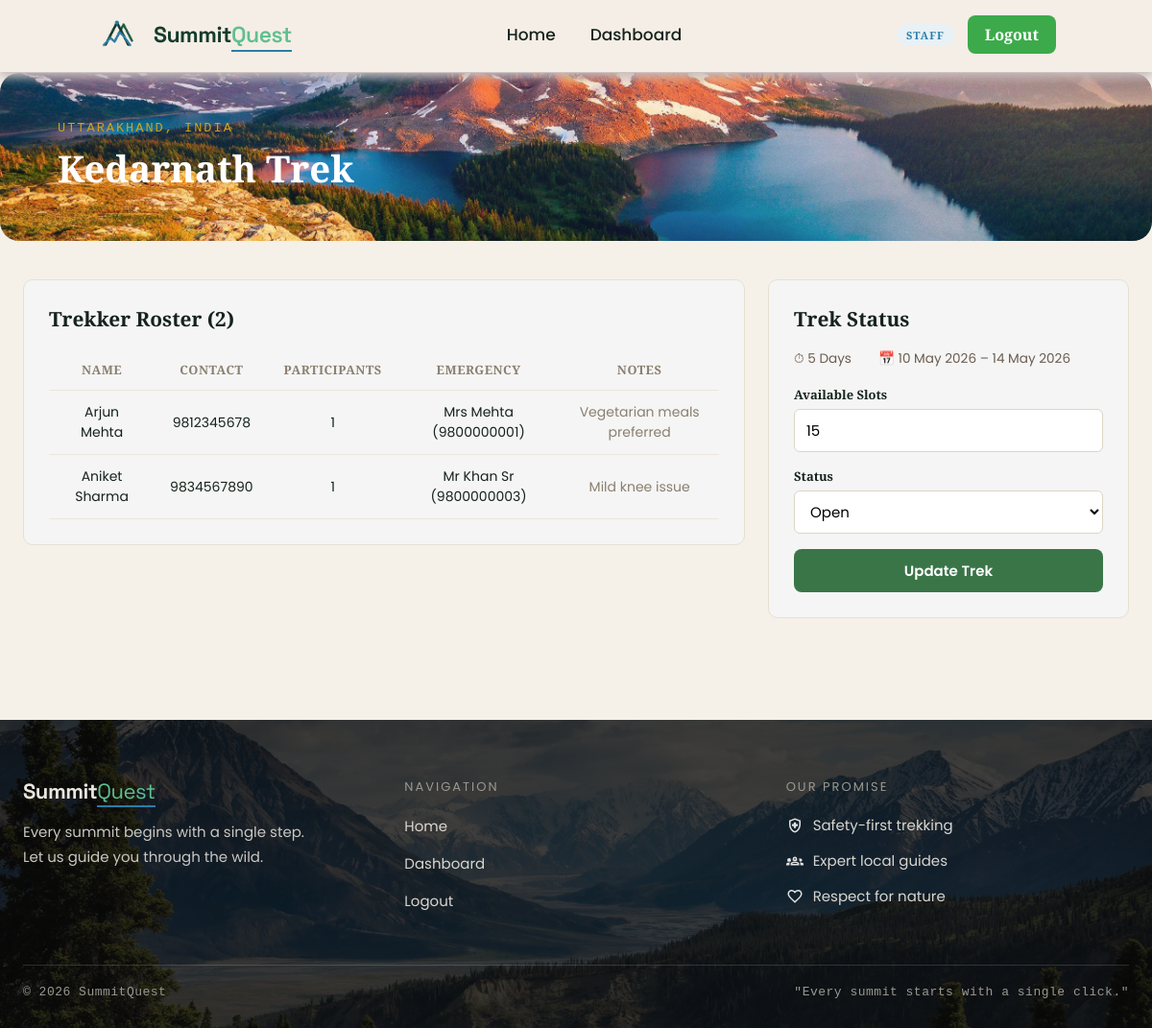
Page /staff/trek/1 (signed in) on the committed database.
### app/models.py (models this page shows, shortened)
class Treks(db.Model):
    __tablename__ = "trek"
    id = db.Column(db.Integer, primary_key = True)
    name = db.Column(db.String(256), nullable= False, index = True)
    location = db.Column(db.String(50), nullable= False, index = True)
    difficulty= db.Column(db.String(50), nullable = False, index = True)
    status = db.Column(db.String(50), nullable = False, default = "Pending")
    duration =  db.Column(db.Integer, nullable= False)
    starting_date = db.Column(db.Date, nullable= False)
    ending_date = db.Column(db.Date, nullable= False)
    is_blocked = db.Column(db.String(50),nullable = False,default = False)
    created_at = db.Column(db.DateTime, default=datetime.utcnow, nullable=False)
    capacity = db.Column(db.Integer, default = 10)
    available = db.Column(db.Integer, default = 10)
    description = db.Column(db.Text)
    updated_at = db.Column(db.DateTime, default=datetime.utcnow, onupdate=datetime.utcnow, nullable=False)
    price = db.Column(db.Float, default=0)
    altitude = db.Column(db.String(50), nullable=True)
    image_url = db.Column(db.String(500), nullable=True)
    highlights = db.Column(db.Text, nullable=True)
    requirements = db.Column(db.Text, nullable=True)
    assigned_staff_id = db.Column(db.Integer,db.ForeignKey("user.id"),nullable = True)
    bookings = db.relationship(
    "Bookings",
    backref="trek",
    cascade="all, delete-orphan")

class Bookings(db.Model):
    __tablename__ = "booking"
    id = db.Column(db.Integer, primary_key = True)
    user_id = db.Column(db.Integer, db.ForeignKey("user.id"), nullable = False, index= True)
    trek_id = db.Column(db.Integer, db.ForeignKey("trek.id"), nullable = False, index= True)
    booked_at = db.Column(db.DateTime , default = datetime.utcnow)
    status = db.Column(db.String(20), nullable=False, default="booked", index=True)
    participants = db.Column(db.Integer, nullable=False, default=1)
    emergency_contact = db.Column(db.String(120), nullable=True)
    emergency_phone = db.Column(db.String(20), nullable=True)
    notes = db.Column(db.Text)

class User(db.Model):
    __tablename__ = "user"
    id = db.Column(db.Integer,primary_key= True)
    full_name = db.Column(db.String(256), nullable = False)
    name = db.Column(db.String(256),nullable= False)
    email = db.Column(db.String(256),nullable= False,unique = True)
    pass_hash = db.Column(db.String(1000),nullable=False)
    contact = db.Column(db.String(13),nullable = True)
    role = db.Column(db.String(50),nullable = False,default = "trekker")
    address = db.Column(db.String(256), nullable=True)
    bio = db.Column(db.Text, nullable=True)
    is_approved = db.Column(db.Boolean, default=True, nullable=False)
    is_blacklisted = db.Column(db.Boolean, default=False, nullable=False)
    created_at =  db.Column(db.DateTime,default=datetime.utcnow)
    bookings = db.relationship(
    "Bookings",
    backref="user",
    cascade="all, delete-orphan")
    assigned_treks = db.relationship(
    "Treks",
    backref="staff_member",
    foreign_keys="Treks.assigned_staff_id")

### app/routes.py (the view)
@visit.route("/staff/trek/<int:trek_id>")
@login_required
@staff_required
def staff_trek_detail(trek_id):
    trek = Treks.query.get_or_404(trek_id)
    if trek.assigned_staff_id != session["user_id"] and session.get("role") != "admin":
        abort(403)
    bookings = Bookings.query.filter_by(trek_id=trek_id, status="Booked").all()
    return render_template("staff/trek_detail.html", trek=trek, bookings=bookings)

### app/utils.py (called while the page is built)
def current_user():
    if 'user_id' not in session:
        return AnonUser()
    return SessionUser(session)

def login_required(f):
    @wraps(f)
    def wrapper(*args, **kwargs):
        if 'user_id' not in session:
            flash('Please log in to continue.', 'info')
            return redirect(url_for('visit.login'))
        return f(*args, **kwargs)
    return wrapper

def staff_required(f):
    @wraps(f)
    def wrapper(*args, **kwargs):
        if 'user_id' not in session:
            return redirect(url_for('visit.login'))
        role = session.get('role')
        if role not in ('staff', 'admin'):
            abort(403)
        if role == 'staff' and not session.get('is_approved'):
            flash('Your staff account is pending admin approval.', 'warning')
            return redirect(url_for('visit.home'))
        return f(*args, **kwargs)
    return wrapper

def format_date(value):
    if not value:
        return '—'
    return value.strftime('%d %b %Y')

def format_duration(days):
    if not days or days < 1:
        return '—'
    weeks, remainder = divmod(int(days), 7)
    parts = []
    if weeks:
        parts.append(f"{weeks} Week{'s' if weeks > 1 else ''}")
    if remainder:
        parts.append(f"{remainder} Day{'s' if remainder > 1 else ''}")
    return ' '.join(parts) if parts else f"{days} Day{'s' if days != 1 else ''}"

### templates/staff/trek_detail.html (shortened to what this page needs)
{% extends "base.html" %}
{% import "macros.html" as m %}
{% block extra_css %}
<link rel="stylesheet" href="{{ url_for('static', filename='css/for_dashboard.css') }}">
{% endblock %}
{% block content %}
{{ m.page_header(trek.name, trek.location) }}
<div class="page-body">
    <div class="split-layout">
        <div class="sq-card">
            <h2 class="sq-card-title">Trekker Roster ({{ bookings|length }})</h2>
            {% if bookings %}
            <div class="table-wrap">
                <table class="data-table">
                    <thead><tr><th>Name</th><th>Contact</th><th>Participants</th><th>Emergency</th><th>Notes</th></tr></thead>
                    <tbody>
                        {% for b in bookings %}
                        <tr>
                            <td>{{ b.user.full_name }}</td>
                            <td class="numbers">{{ b.user.contact or "—" }}</td>
                            <td>{{ b.participants }}</td>
                            <td>{{ b.emergency_contact }} ({{ b.emergency_phone }})</td>
                            <td class="muted">{{ b.notes or "—" }}</td>
                        </tr>
                        {% endfor %}
                    </tbody>
                </table>
            </div>
            {% else %}
            <p class="muted">No trekkers have booked this trek yet.</p>
            {% endif %}
        </div>
        <div class="sq-card">
            <h2 class="sq-card-title">Trek Status</h2>
            <p class="manage-card-meta" style="margin-bottom: 18px;">
                <span>⏱ {{ format_duration(trek.duration) }}</span><br>
                <span>📅 {{ format_date(trek.starting_date) }} – {{ format_date(trek.ending_date) }}</span>
            </p>
            <form method="post" action="{{ url_for('visit.staff_update_trek', trek_id=trek.id) }}">
                <div class="field">
                    <label>Available Slots</label>
                    <input type="number" name="available" min="0" max="{{ trek.capacity }}" value="{{ trek.available }}">
                </div>
                <div class="field">
                    <label>Status</label>
                    <select name="status">
                        {% for s in ["Open", "Closed", "Completed"] %}
                        <option value="{{ s }}" {% if trek.status == s %}selected{% endif %}>{{ s }}</option>
                        {% endfor %}
                    </select>
                </div>
                <button type="submit" class="btn btn-primary btn-block">Update Trek</button>
            </form>
        </div>
    </div>
</div>
{% endblock %}

### templates/macros.html (shortened to what this page needs)
{% macro page_header(title, subtitle) %}
<div class="page-header">
    <div class="page-header-inner">
        {% if subtitle %}<p class="page-header-eyebrow">{{ subtitle }}</p>{% endif %}
        <h1 class="page-header-title">{{ title }}</h1>
    </div>
</div>
{% endmacro %}

### static/css/style.css (style rules this page uses)
* { margin: 0; padding: 0; box-sizing: border-box; }
html { scroll-behavior: smooth; }
body { font-family: 'Playfair Display', 'Poppins', sans-serif; background-color: #f5f0e8; color: #16231C; }
.btn { display: inline-block; font-family: 'Poppins', sans-serif; font-weight: 600; font-size: 15px; text-decoration: none; border: none; border-radius: 8px; padding: 11px 22px; cursor: pointer; text-align: center; }
.btn-primary { background: #3a7548; color: #fff; }
.btn-block { width: 100%; transition: all 0.8s ease; }
.field { margin-bottom: 16px; text-align: left; }
.field label { display: block; font-size: 13px; font-weight: 700; margin-bottom: 6px; }
.field input, .field select, .field textarea { width: 100%; padding: 10px 12px; font-size: 15px; font-family: 'Poppins', sans-serif; border: 1px solid #ddd5c5; border-radius: 6px; background: #fff; }
.table-wrap { overflow-x: auto; }
.data-table { width: 100%; border-collapse: collapse; font-size: 14px; }
.data-table th, .data-table td { padding: 12px 16px; text-align: left; border-bottom: 1px solid #ece6da; }
.data-table th { text-transform: uppercase; font-size: 11px; letter-spacing: 0.5px; color: #8a7f6f; }
.muted { color: #8a7f6f; }

### static/css/for_dashboard.css (style rules this page uses)
.page-header { position: relative; margin-top: 76px; padding: 50px 60px; background-image: url(../assets/new-mountain.jpg); background-size: cover; background-position: center; color: #fff; border-radius: 20px; }
.page-header-inner { position: relative; max-width: 1200px; margin: 0 auto; }
.page-header-eyebrow { font-family: 'Courier New', monospace; letter-spacing: 2px; font-size: 0.85rem; text-transform: uppercase; color: #d4a017; margin-bottom: 8px; }
.page-header-title { font-family: 'Playfair Display', serif; font-size: 2.4rem; }
.page-body { max-width: 1200px; margin: 0 auto; padding: 40px 24px 80px; }
.sq-card { background-color: whitesmoke; border: 1px solid #e7e0d3; border-radius: 10px; padding: 26px; margin-bottom: 26px; }
.sq-card-title { font-family: 'Playfair Display', serif; font-size: 1.3rem; margin-bottom: 18px; }
.sq-card th { font-size: 0.8rem; text-align: center; }
.sq-card tr { transition: all 0.35s ease; }
.sq-card td { text-align: center; }
.manage-card-meta { display: flex; flex-wrap: wrap; gap: 14px; font-size: 0.85rem; color: #6b5d4f; margin-bottom: 14px; }
.split-layout { display: grid; grid-template-columns: 2fr 1fr; gap: 24px; align-items: start; }
.numbers { font-family: 'Poppins', sans-serif; }

### rows in the picture
Treks: location "UTTARAKHAND, INDIA", name "Kedarnath Trek", duration "5 Days", starting_date "10 May 2026", ending_date "14 May 2026", available "15", status "Open"
Bookings: user.full_name "Arjun Mehta", user "9812345678", participants "1", emergency_contact "Mrs Mehta", emergency_phone "9800000001", notes "Vegetarian meals preferred"
Bookings: user.full_name "Aniket Sharma", user "9834567890", participants "1", emergency_contact "Mr Khan Sr", emergency_phone "9800000003", notes "Mild knee issue"

### other values in the picture
{{ current_user.role }} "STAFF"
{{ bookings|length }} "2"
